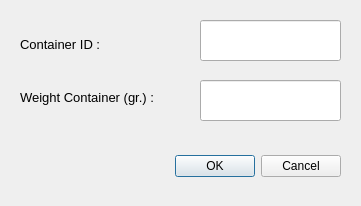
<?xml version="1.0" encoding="UTF-8"?>
<ui version="4.0">
 <class>addContainer</class>
 <widget class="QDialog" name="addContainer">
  <property name="geometry">
   <rect>
    <x>0</x>
    <y>0</y>
    <width>361</width>
    <height>206</height>
   </rect>
  </property>
  <property name="windowTitle">
   <string>Add Container</string>
  </property>
  <widget class="QDialogButtonBox" name="buttonBox">
   <property name="geometry">
    <rect>
     <x>20</x>
     <y>150</y>
     <width>321</width>
     <height>32</height>
    </rect>
   </property>
   <property name="orientation">
    <enum>Qt::Horizontal</enum>
   </property>
   <property name="standardButtons">
    <set>QDialogButtonBox::Cancel|QDialogButtonBox::Ok</set>
   </property>
  </widget>
  <widget class="QLineEdit" name="lineEditContainerId">
   <property name="geometry">
    <rect>
     <x>200</x>
     <y>20</y>
     <width>141</width>
     <height>41</height>
    </rect>
   </property>
  </widget>
  <widget class="QLineEdit" name="lineEditWeightContainer">
   <property name="geometry">
    <rect>
     <x>200</x>
     <y>80</y>
     <width>141</width>
     <height>41</height>
    </rect>
   </property>
  </widget>
  <widget class="QWidget" name="">
   <property name="geometry">
    <rect>
     <x>20</x>
     <y>20</y>
     <width>180</width>
     <height>101</height>
    </rect>
   </property>
   <layout class="QVBoxLayout" name="verticalLayout">
    <item>
     <widget class="QLabel" name="label">
      <property name="font">
       <font>
        <pointsize>10</pointsize>
       </font>
      </property>
      <property name="text">
       <string>Container ID :</string>
      </property>
     </widget>
    </item>
    <item>
     <widget class="QLabel" name="label_2">
      <property name="font">
       <font>
        <pointsize>10</pointsize>
       </font>
      </property>
      <property name="text">
       <string>Weight Container (gr.) :</string>
      </property>
     </widget>
    </item>
   </layout>
  </widget>
 </widget>
 <resources/>
 <connections>
  <connection>
   <sender>buttonBox</sender>
   <signal>accepted()</signal>
   <receiver>addContainer</receiver>
   <slot>accept()</slot>
   <hints>
    <hint type="sourcelabel">
     <x>248</x>
     <y>254</y>
    </hint>
    <hint type="destinationlabel">
     <x>157</x>
     <y>274</y>
    </hint>
   </hints>
  </connection>
  <connection>
   <sender>buttonBox</sender>
   <signal>rejected()</signal>
   <receiver>addContainer</receiver>
   <slot>reject()</slot>
   <hints>
    <hint type="sourcelabel">
     <x>316</x>
     <y>260</y>
    </hint>
    <hint type="destinationlabel">
     <x>286</x>
     <y>274</y>
    </hint>
   </hints>
  </connection>
 </connections>
</ui>
